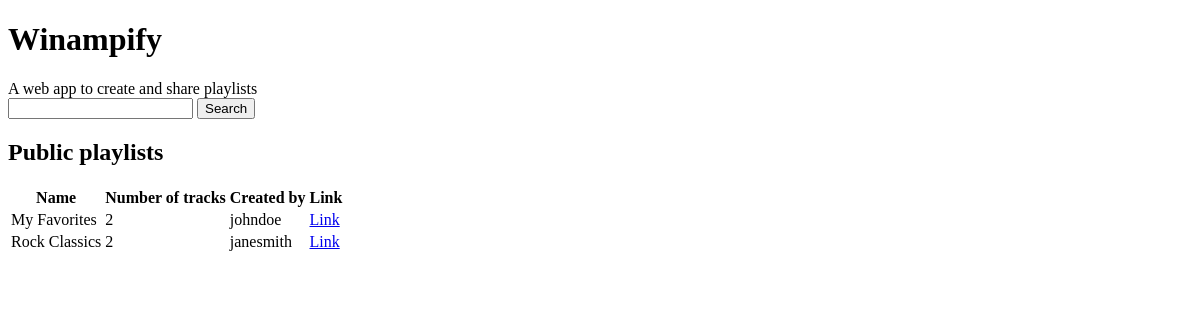
Before: / with the older database file.
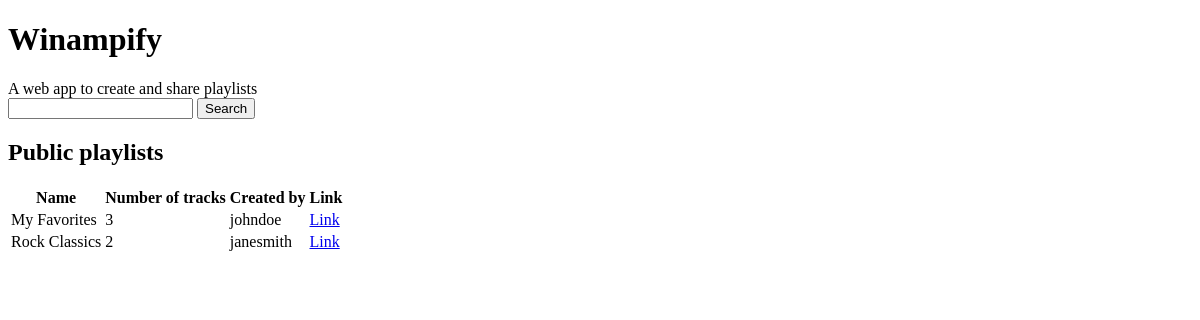
After: the same page with the newer database file.
### tables this page shows
CREATE TABLE playlists (
  `id` bigint(20) unsigned NOT NULL AUTO_INCREMENT,
  `name` VARCHAR(255) NOT NULL,
  `isPublic` BOOLEAN NOT NULL DEFAULT 0,
  `createdBy` bigint(20) unsigned,
  `tracks` JSON,
  PRIMARY KEY (`id`),
  FOREIGN KEY (createdBy) REFERENCES users(id)
);

CREATE TABLE `users` (
  `id` bigint(20) unsigned NOT NULL AUTO_INCREMENT,
  `username` varchar(255) NOT NULL,
  `email` varchar(255) NOT NULL,
  `password` varchar(255) NOT NULL,
  `isAdmin` tinyint(1) NOT NULL DEFAULT '0',
  PRIMARY KEY (`id`)
);

### public/index.php (the view, shortened to what this page needs)
<?php
include 'pdo.php';
$query = 'SELECT p.id, p.name, u.username, p.tracks
          FROM playlists AS p LEFT JOIN users AS u ON (p.createdBy = u.id)
          WHERE (p.isPublic = :isPublic)';
$values = [':isPublic' => 1];
try {
    $res = $pdo->prepare($query);
    $res->execute($values);
} catch (PDOException $e) {
    echo 'Query error.';
}
$publicPlaylists = $res->fetchAll(PDO::FETCH_ASSOC);
?>
<!DOCTYPE html>
<html lang="en">
<head>
</head>
<body>
    <h1>Winampify</h1>
    <quote>A web app to create and share playlists</quote>
    <div id="searchDiv">
        <input type="search" name="search" id="searchInput">
        <button type="button">Search</button>
    </div>
    <div id="publicPlaylists">
        <h2>Public playlists</h2>
        <table>
            <tr>
                <th>Name</th>
                <th>Number of tracks</th>
                <th>Created by</th>
                <th>Link</th>
            </tr>
            <?php
            foreach ($publicPlaylists as $playlist) {
                $tracks = json_decode($playlist['tracks']);
                $link = '<a href="/playlist.php?id=' . $playlist['id'] . '">Link</a>';
                echo '<tr>';
                echo '<td>' . $playlist['name'] . '</td>';
                echo '<td>' . count($tracks) . '</td>';
                echo '<td>' . $playlist['username'] . '</td>';
                echo '<td>' . $link . '</td>';
                echo '</tr>';
            }
            ?>
        </table>
    </div>
</body>
</html>

Changed rows visible on the page:
changed playlists "My Favorites": tracks "2" → "3"
